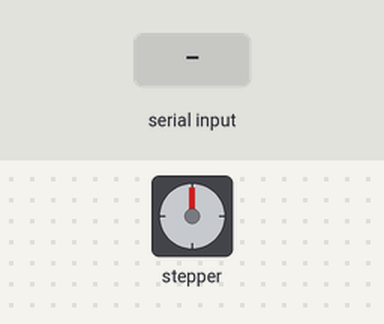
Bench run of a sketch on a simulated Arduino Uno, built with avr-gcc and run on an emulated ATmega328P. On the bench: stepper motor. The inputs (shaded band) are chosen by the test bench. Stepper angles assume 400 steps per turn; what the sketch prints to the serial monitor is not drawn.

Above: at 1.2 s.
1.3 s: "90 45\n" received over Serial
At 1.45 s:
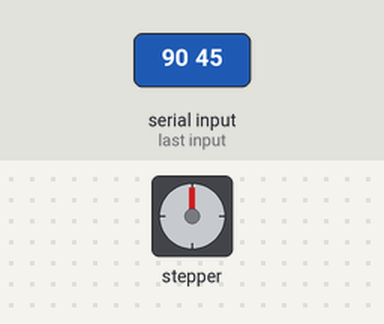
At 2.35 s:
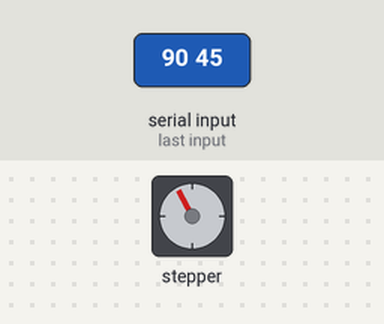
4.3 s: "1 90 45\n" received over Serial
At 4.45 s:
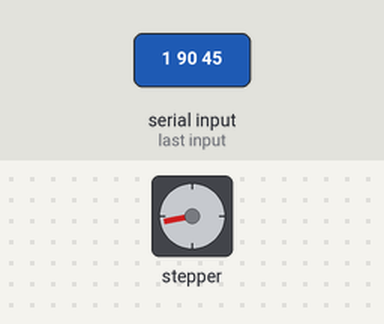
Timing chart, 0 to 16.3 s (numbered marks = the images above; inputs shaded):
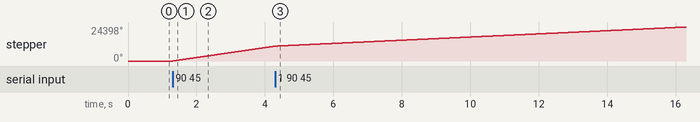

The sketch:

belt.ino
```cpp
#include <AccelStepper.h>
#include <stdlib.h>
#include <stdlib.h>  // 包含strtof()的函数声明
#include <stdio.h>   // 可选，确保标准库函数可用

// 电机接口定义
#define PUL_PIN 2
#define DIR_PIN 3

// 系统参数配置
const int STEPS_PER_REV = 400;   // 对应拨码开关设置
const float BELT_PER_REV = 0.25; // ★关键参数★ 传送带每转一圈移动距离(米)
                                 // 根据实际机械结构测量确定

AccelStepper stepper(AccelStepper::DRIVER, PUL_PIN, DIR_PIN);

// 运行状态跟踪
float currentSpeed = 0;           // 当前速度(m/s)
unsigned long lastPrintTime = 0;  // 上次打印时间

void setup() {
  Serial.begin(115200);

  // 步进电机参数
  stepper.setMaxSpeed(10000);     // 最大速度(步/秒)
  stepper.setAcceleration(2000);  // 加速度(步/秒²)

  Serial.println("传送带控制系统");
  Serial.print("每转移动距离: ");
  Serial.print(BELT_PER_REV, 3);
  Serial.println(" m");
  Serial.println("输入目标速度(m/s):");
}

void loop() {
  // 非阻塞式串口处理
  static uint32_t lastUpdateTime = 0;
  const uint16_t SERIAL_UPDATE_INTERVAL = 20; // 20ms串口更新间隔

  // 优先执行电机控制（确保实时性）
  stepper.runSpeed();

  // 定时处理串口输入（避免阻塞）
  if (millis() - lastUpdateTime >= SERIAL_UPDATE_INTERVAL) {
    if (Serial.available()) {
      String input = Serial.readStringUntil('\n');
      input.trim(); // 去除首尾空白字符

      if (input.startsWith("#")) {
        // 状态查询
        currentSpeed = (stepper.speed() * BELT_PER_REV) / STEPS_PER_REV;

        Serial.print("当前速度: ");
        Serial.print(abs(currentSpeed), 2);
        Serial.print(" m/s | 方向: ");
        Serial.println(currentSpeed >= 0 ? "正向" : "反向");
      }
      else if (input.length() > 0) {  // 非空输入
        // 改进的速度输入处理（支持所有数字输入）
        char* endptr;
        float targetSpeed = atof(input.c_str());

        if (endptr != input.c_str()) { // 成功转换数字
          // 带限幅的速度转换
          float stepsPerSec = constrain(
            (targetSpeed / BELT_PER_REV) * STEPS_PER_REV,
            -stepper.maxSpeed(),
            stepper.maxSpeed()
          );

          stepper.setSpeed(stepsPerSec);

          Serial.print("设定速度: ");
          Serial.print(targetSpeed, 2);
          Serial.println(" m/s");
        }
      }
    }
    lastUpdateTime = millis();
  }

  if (Serial.available()) {
    String input = Serial.readStringUntil('\n');
    input.trim();

    // 新增：解析 "速度 方向" 格式（如 "0.5 forward"）
    int spaceIndex = input.indexOf(' ');
    if (spaceIndex > 0) {
      float targetSpeed = input.substring(0, spaceIndex).toFloat();
      String directionStr = input.substring(spaceIndex + 1);

      // 计算步进电机速度（带方向）
      float stepsPerSec = (targetSpeed / BELT_PER_REV) * STEPS_PER_REV;
      if (directionStr == "backward") stepsPerSec *= -1;

      stepper.setSpeed(stepsPerSec);
      Serial.print("设定速度: ");
      Serial.print(targetSpeed, 2);
      Serial.print(" m/s | 方向: ");
      Serial.println(directionStr);
    }
  }
}
```

Measured:
- after the input at 1.3 s, stepper: keeps turning clockwise at about 3567°/s, starting at once
